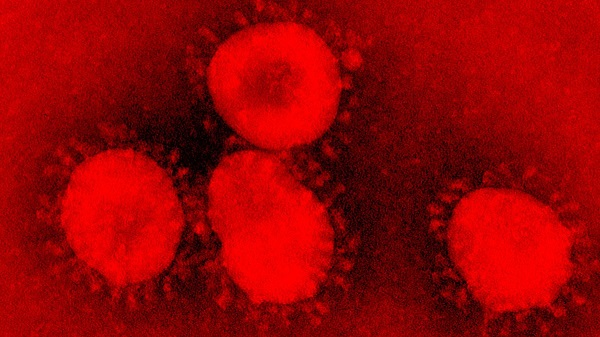
#> input picture coronavirus.jpg, 600 x 337 px
$ python 'Contorno coronavirus 13-.py'
#> lines starting #> are read from the running program, lines starting #| are printed output that depends on the picture; after the words box and inside, x2 and y2 are one past the last pixel; in counts of white or black regions, pixels touching at a corner belong together
#Hecho por Emiliano Villanueva Barrera
import numpy
import cv2

original=cv2.imread("coronavirus.jpg")
#> original is the input picture: shape (337, 600, 3); mean B, G, R 4, 3.3, 150.9
cv2.imshow("Original coronavirus", original)

gris=cv2.cvtColor(original,cv2.COLOR_BGR2GRAY)
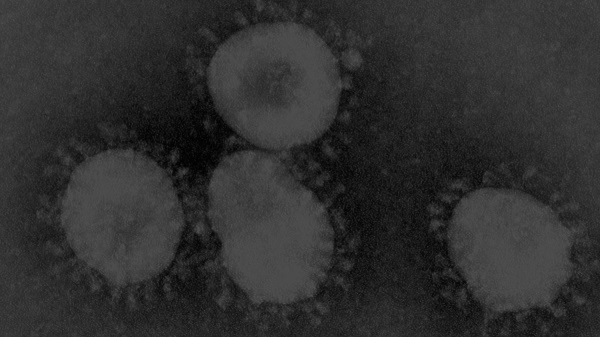
#> gris: shape (337, 600); min 0, max 83, mean 47.5
gauss=cv2.GaussianBlur(gris,(5,5),0)
cv2.imshow("Suavizado en grises",gauss)

canny=cv2.Canny(gauss,50,50)
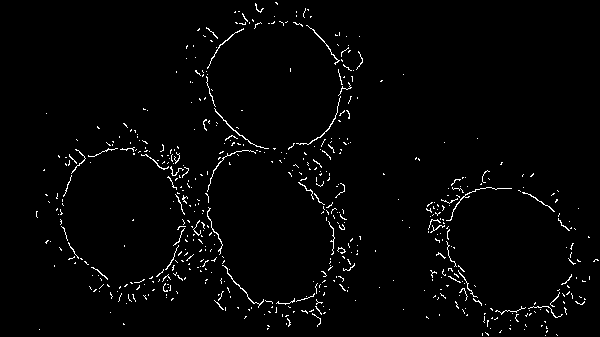
#> canny: shape (337, 600); 2.1% white in thin lines or dots
cv2.imshow("Modulo de contornos",canny)

(contornos,_)=cv2.findContours(canny.copy(),cv2.RETR_EXTERNAL,cv2.CHAIN_APPROX_SIMPLE)
#> contornos = 556 contours, 551 with area under 20; largest, box (x1, y1, x2, y2) and area: (214, 108, 269, 149) 30, (222, 265, 264, 308) 27, (306, 25, 340, 65) 24, (296, 96, 341, 145) 22, (207, 28, 244, 69) 22

print("He encontrado contornos () objetos",format(len(contornos)))
#| He encontrado contornos () objetos 556

cv2.drawContours(original,contornos,-1,(255,255,255),2)
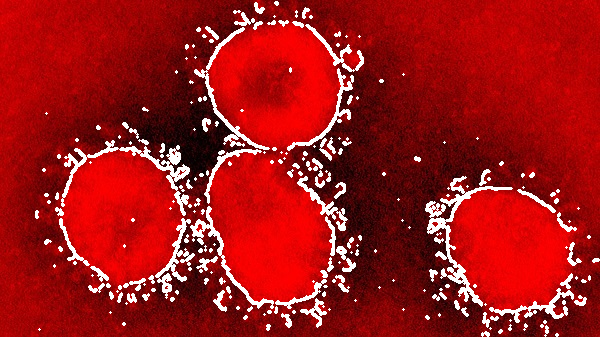
#> original: shape (337, 600, 3); 7.19% of pixels changed, all inside (x1, y1, x2, y2) = (35, 1, 600, 337)
cv2.imshow("Coronavirus contorno",original)

cv2.waitKey(0)
